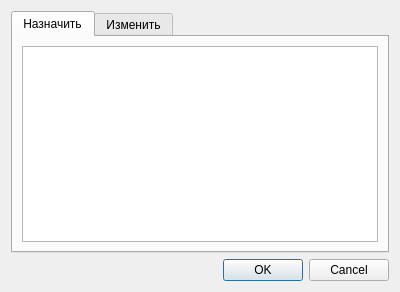
<?xml version="1.0" encoding="UTF-8"?>
<ui version="4.0">
 <class>EventJobTicketsEditor</class>
 <widget class="QDialog" name="EventJobTicketsEditor">
  <property name="geometry">
   <rect>
    <x>0</x>
    <y>0</y>
    <width>400</width>
    <height>292</height>
   </rect>
  </property>
  <property name="windowTitle">
   <string>Dialog</string>
  </property>
  <layout class="QVBoxLayout" name="verticalLayout">
   <item>
    <widget class="QTabWidget" name="tabWidget">
     <property name="currentIndex">
      <number>0</number>
     </property>
     <widget class="QWidget" name="tabSetJobTicket">
      <attribute name="title">
       <string>Назначить</string>
      </attribute>
      <layout class="QVBoxLayout" name="verticalLayout_2">
       <item>
        <widget class="CEventJobTicketsView" name="tblSetEventJobTickets"/>
       </item>
      </layout>
     </widget>
     <widget class="QWidget" name="tabChangeJobTicket">
      <attribute name="title">
       <string>Изменить</string>
      </attribute>
      <layout class="QVBoxLayout" name="verticalLayout_3">
       <item>
        <widget class="CEventJobTicketsView" name="tblChangeEventJobTickets"/>
       </item>
      </layout>
     </widget>
    </widget>
   </item>
   <item>
    <widget class="CApplyResetDialogButtonBox" name="buttonBox">
     <property name="orientation">
      <enum>Qt::Horizontal</enum>
     </property>
     <property name="standardButtons">
      <set>QDialogButtonBox::Cancel|QDialogButtonBox::Ok</set>
     </property>
    </widget>
   </item>
  </layout>
 </widget>
 <customwidgets>
  <customwidget>
   <class>CApplyResetDialogButtonBox</class>
   <extends>QDialogButtonBox</extends>
   <header>library/DialogButtonBox.h</header>
  </customwidget>
  <customwidget>
   <class>CEventJobTicketsView</class>
   <extends>QTreeView</extends>
   <header>Events/EventJobTicketsEditorTable.h</header>
  </customwidget>
 </customwidgets>
 <resources/>
 <connections>
  <connection>
   <sender>buttonBox</sender>
   <signal>accepted()</signal>
   <receiver>EventJobTicketsEditor</receiver>
   <slot>accept()</slot>
   <hints>
    <hint type="sourcelabel">
     <x>248</x>
     <y>254</y>
    </hint>
    <hint type="destinationlabel">
     <x>157</x>
     <y>274</y>
    </hint>
   </hints>
  </connection>
  <connection>
   <sender>buttonBox</sender>
   <signal>rejected()</signal>
   <receiver>EventJobTicketsEditor</receiver>
   <slot>reject()</slot>
   <hints>
    <hint type="sourcelabel">
     <x>316</x>
     <y>260</y>
    </hint>
    <hint type="destinationlabel">
     <x>286</x>
     <y>274</y>
    </hint>
   </hints>
  </connection>
 </connections>
</ui>
